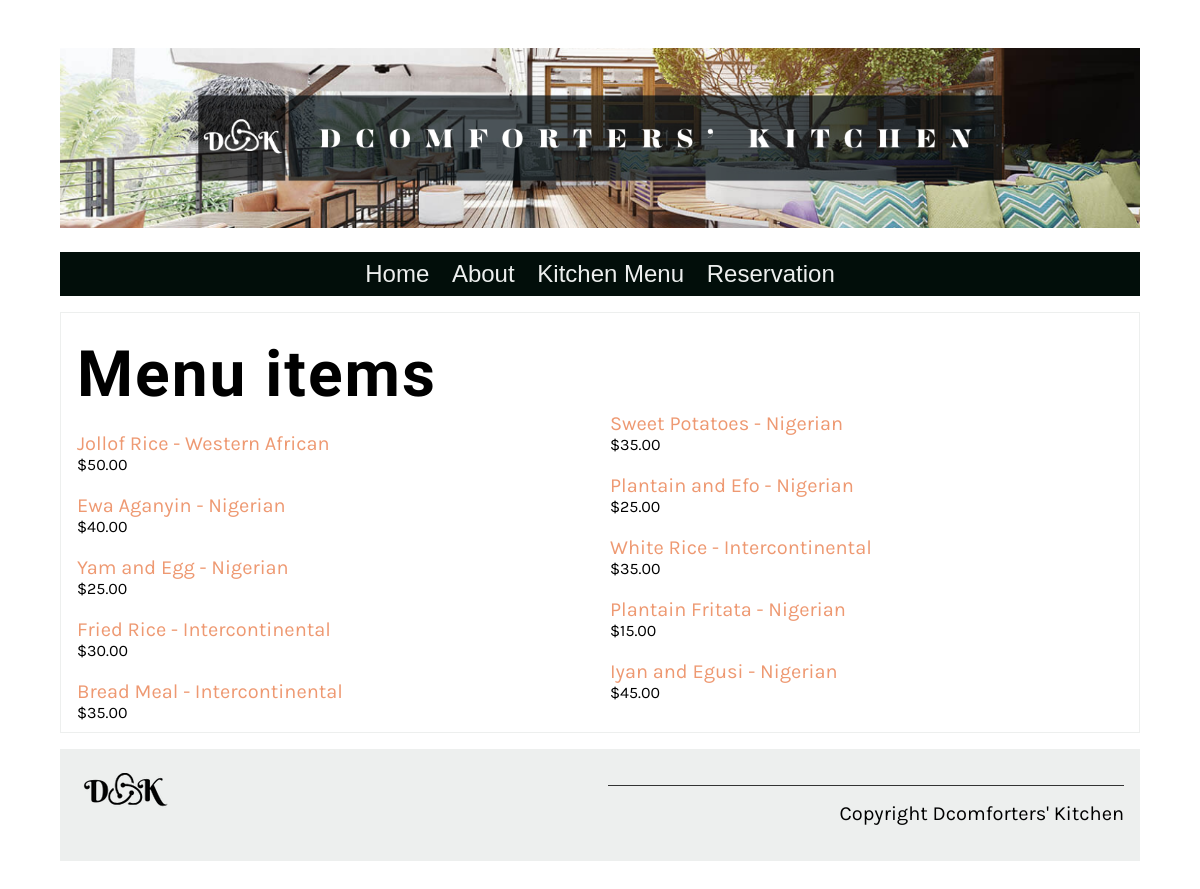
The page /kitchen/ on the database its author committed.
### newapp/models.py (models this page shows, shortened)
class Menu(models.Model):
    food_name = models.CharField(max_length=100)
    cuisine = models.CharField(max_length=100)
    item_description = models.TextField(max_length=1000, default='')
    price = models.DecimalField(max_digits=10, decimal_places=2, null=True, blank=True)
    prep_time = models.IntegerField(default=25)
    calories = models.IntegerField(default=1000)

### newapp/views.py (the view)
# urls.py: path('kitchen/', views.kitchen, name='kitchen'),
def kitchen(request):
    menu = Menu.objects.all().values()
    template = loader.get_template('kitchen.html')
    context = {'menu' : menu}
    return HttpResponse(template.render(context, request))

### newapp/templates/kitchen.html
{% extends 'base.html' %}
{% load static %}
{% block content %}
<section>
    <article>
        <h1>Menu items</h1>
        <div class="menu-columns">
            {% for item in menu %}
            <p>
                <a href="menu_details/{{ item.id }}">
                    {{ item.food_name }} - {{ item.cuisine }}
                </a>
                <span class="menu-price">
                    ${{ item.price }}
                </span>
            </p>
            {% endfor %}
        </div>
    </article>
</section>
{% endblock %}

### newapp/static/css/style.css (style rules this page uses)
body { font-family: 'Karla', sans-serif; margin-top: 3rem; margin-bottom: 3rem; margin-left: 5%; margin-right: 5%; }
h1, h2, h3, h4, h5, h6 { font-family: 'Markazi Text', serif; letter-spacing: 2px;; }
h1 { font-size: 4rem; margin-top: 1.5rem; margin-bottom: 0; }
p, ul { font-size: 1.25rem;; }
a { color: #EE9972; text-decoration: none; }
section { display: flex; gap: 2rem 1rem; margin-top: 1rem; margin-bottom: 1rem; flex-direction: row; }
article { flex:1; }
main article { border: 1px solid #EDEFEE; padding-left: 1rem; padding-right: 1rem; }
.menu-columns { column-count: 2; column-gap: 20px; }
.menu-columns p { break-inside: avoid; }
.menu-price { display: block; font-size: 1rem; }

### rows shown on the page
Menu: food_name "Jollof Rice", cuisine "Western African", price "50.00"
Menu: food_name "Ewa Aganyin", cuisine "Nigerian", price "40.00"
Menu: food_name "Yam and Egg", cuisine "Nigerian", price "25.00"
Menu: food_name "Fried Rice", cuisine "Intercontinental", price "30.00"
Menu: food_name "Bread Meal", cuisine "Intercontinental", price "35.00"
Menu: food_name "Sweet Potatoes", cuisine "Nigerian", price "35.00"
Menu: food_name "Plantain and Efo", cuisine "Nigerian", price "25.00"
Menu: food_name "White Rice", cuisine "Intercontinental", price "35.00"
Menu: food_name "Plantain Fritata", cuisine "Nigerian", price "15.00"
Menu: food_name "Iyan and Egusi", cuisine "Nigerian", price "45.00"
